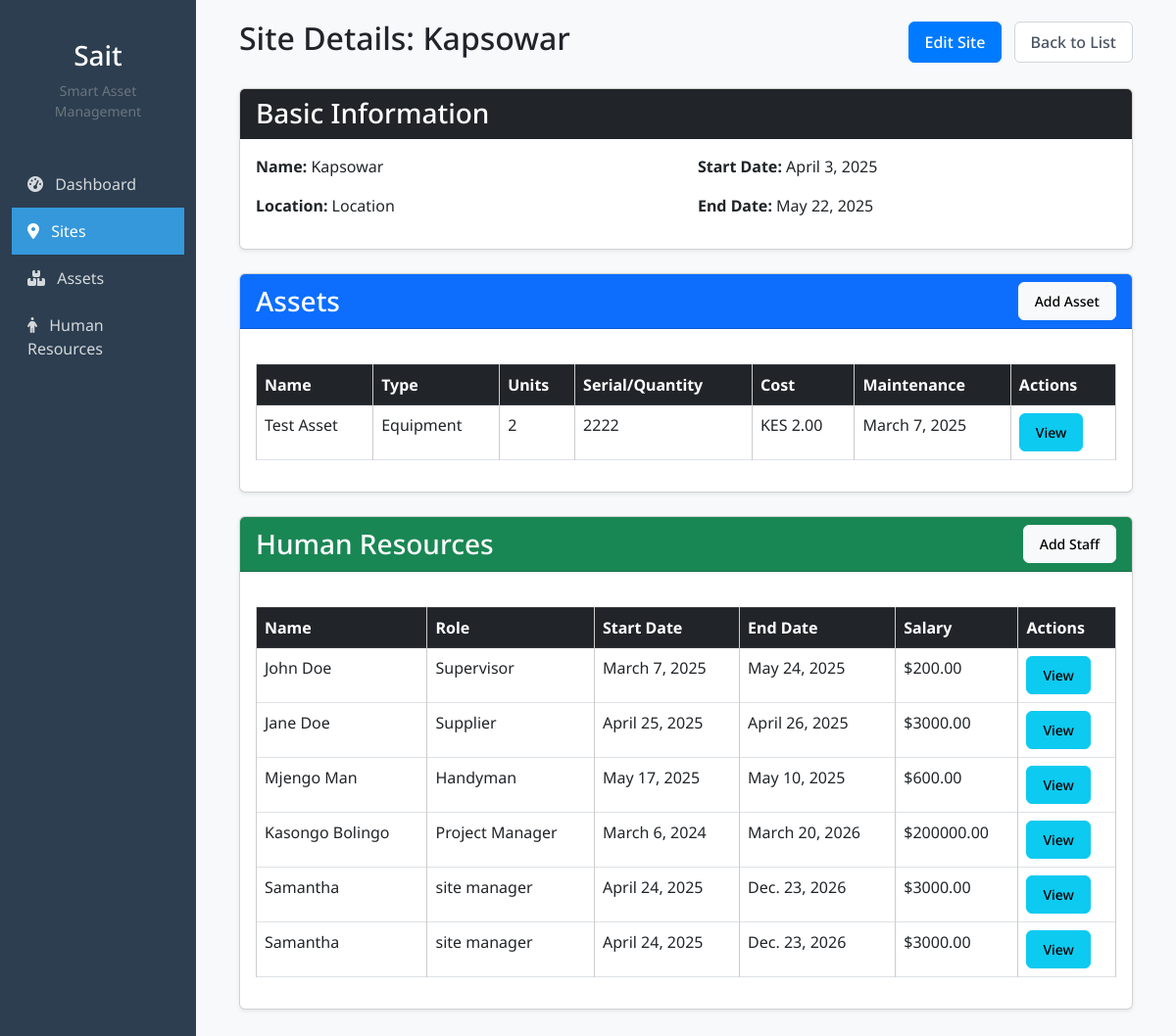
/sites/2/ (signed in), run on the app's committed database.
### foreman/models.py (models this page shows, shortened)
class Site(models.Model):
    name = models.CharField(max_length=100)
    location = models.CharField(max_length=100)
    start_date = models.DateField()
    end_date = models.DateField()
    owner = models.ForeignKey(User, on_delete=models.CASCADE, related_name='sites',null=True, blank=True)

class Asset(models.Model):
    asset_types = [
        ('equipment', 'Equipment'),
        ('material', 'Material'),
    ]
    site = models.ForeignKey(Site, on_delete=models.CASCADE, related_name='assets')
    name = models.CharField(max_length=100)
    type = models.CharField(max_length=100, choices=asset_types, default='equipment')
    units = models.CharField(max_length=100)
    serial_number = models.CharField(max_length=50, blank=True, null=True)  # for equipment
    quantity_in_stock = models.IntegerField(default=0)  # for material
    cost_per_unit = models.DecimalField(max_digits=10, decimal_places=2)
    maintenance_date = models.DateField(blank=True, null=True)
    assignment_date = models.DateField()
    discription = models.TextField(blank=True)
    owner = models.ForeignKey(User, on_delete=models.CASCADE, related_name='assets',null=True, blank=True)

class Human_resource(models.Model):
    site = models.ForeignKey(Site, on_delete=models.CASCADE, related_name='human_resources')
    name = models.CharField(max_length=100)
    role = models.CharField(max_length=100)
    start_date = models.DateField()
    end_date = models.DateField()
    salary = models.DecimalField(max_digits=10, decimal_places=2)
    phone_number = models.CharField(max_length=15, blank=True, null=True)
    owner = models.ForeignKey(User, on_delete=models.CASCADE, related_name='human_resources',null=True, blank=True)

### foreman/views.py (the view)
# urls.py: path('sites/<int:pk>/', views.site_detail, name='site_detail'),
@login_required
def site_detail(request, pk):
    site = get_object_or_404(Site, pk=pk)
    assets = Asset.objects.filter(site=site)
    human_resources = Human_resource.objects.filter(site=site)
    context = {
        'site': site,
        'assets': assets,
        'human_resources': human_resources
    }
    return render(request, 'site_detail.html', context)

### foreman/templates/site_detail.html
{% extends '_base.html' %}
{% block content %}
<div class="mb-4 d-flex justify-content-between align-items-center">
    <h2>Site Details: {{ site.name }}</h2>
    <div>
        <a href="{% url 'site_update' site.id %}" class="btn btn-primary me-2">Edit Site</a>
        <a href="{% url 'site_list' %}" class="btn btn-secondary">Back to List</a>
    </div>
</div>
<div class="card mb-4">
    <div class="card-header bg-dark text-white">
        <h3 class="mb-0">Basic Information</h3>
    </div>
    <div class="card-body">
        <div class="row">
            <div class="col-md-6">
                <p><strong>Name:</strong> {{ site.name }}</p>
                <p><strong>Location:</strong> {{ site.location }}</p>
            </div>
            <div class="col-md-6">
                <p><strong>Start Date:</strong> {{ site.start_date }}</p>
                <p><strong>End Date:</strong> {{ site.end_date }}</p>
            </div>
        </div>
    </div>
</div>
<div class="card mb-4">
    <div class="card-header bg-primary text-white d-flex justify-content-between align-items-center">
        <h3 class="mb-0">Assets</h3>
        <a href="{% url "asset_create" %}" class="btn btn-sm btn-light">Add Asset</a>
    </div>
    <div class="card-body">
        {% if assets %}
        <div class="table-responsive">
            <table class="table table-bordered table-hover">
                <thead class="table-dark">
                    <tr>
                        <th>Name</th>
                        <th>Type</th>
                        <th>Units</th>
                        <th>Serial/Quantity</th>
                        <th>Cost</th>
                        <th>Maintenance</th>
                        <th>Actions</th>
                    </tr>
                </thead>
                <tbody>
                    {% for asset in assets %}
                    <tr>
                        <td>{{ asset.name }}</td>
                        <td>{{ asset.get_type_display }}</td>
                        <td>{{ asset.units }}</td>
                        <td>
                            {% if asset.type == 'equipment' %}
                                {{ asset.serial_number }}
                            {% else %}
                                {{ asset.quantity_in_stock }} units
                            {% endif %}
                        </td>
                        <td>KES {{ asset.cost_per_unit }}</td>
                        <td>{{ asset.maintenance_date }}</td>
                        <td>
                            <div class="btn-group btn-group-sm">
                                <a href="{%url 'asset_management'%}" class="btn btn-info">View</a>
                            </div>
                        </td>
                    </tr>
                    {% endfor %}
                </tbody>
            </table>
        </div>
        {% else %}
        <div class="alert alert-info">
            No assets available for this site.
        </div>
        {% endif %}
    </div>
</div>
<div class="card">
    <div class="card-header bg-success text-white d-flex justify-content-between align-items-center">
        <h3 class="mb-0">Human Resources</h3>
        <a href="{% url "add_human_resource" %}" class="btn btn-sm btn-light">Add Staff</a>
    </div>
    <div class="card-body">
        {% if human_resources %}
        <div class="table-responsive">
            <table class="table table-bordered table-hover">
                <thead class="table-dark">
                    <tr>
                        <th>Name</th>
                        <th>Role</th>
                        <th>Start Date</th>
                        <th>End Date</th>
                        <th>Salary</th>
                        <th>Actions</th>
                    </tr>
                </thead>
                <tbody>
                    {% for hr in human_resources %}
                    <tr>
                        <td>{{ hr.name }}</td>
                        <td>{{ hr.role }}</td>
                        <td>{{ hr.start_date }}</td>
                        <td>{{ hr.end_date }}</td>
                        <td>${{ hr.salary }}</td>
                        <td>
                            <div class="btn-group btn-group-sm">
                                <a href="{% url "human_resource_list" %}" class="btn btn-info">View</a>
                            </div>
                        </td>
                    </tr>
                    {% endfor %}
                </tbody>
            </table>
        </div>
        {% else %}
        <div class="alert alert-info">
            No human resources available for this site.
        </div>
        {% endif %}
    </div>
</div>
{% endblock %}

### foreman/static/style.css (style rules this page uses)
:root { --primary-color: #2c3e50; --secondary-color: #3498db; --accent-color: #e74c3c; }
body { font-family: "Noto Sans", sans-serif; background-color: #f8f9fa; }
.card { box-shadow: 0 0.125rem 0.25rem rgba(0, 0, 0, 0.075); margin-bottom: 1.5rem; }
.card-header { background-color: rgba(44, 62, 80, 0.1); font-weight: 600; }
.btn-primary { background-color: var(--secondary-color); border-color: var(--secondary-color); }
.btn { display: inline-flex; align-items: center; justify-content: center; padding: 0.5rem 1rem; font-weight: 500; border-radius: 0.375rem; transition: all 0.2s ease-in-out; cursor: pointer; }
.btn-primary { background-color: #3b82f6; color: #ffffff; border: 1px solid transparent; }
.btn-secondary { background-color: #ffffff; color: #4b5563; border: 1px solid #d1d5db; }
table { width: 100%; border-collapse: collapse; margin-top: 20px; }
th, td { border: 1px solid #ccc; padding: 8px; text-align: left; }
th { background-color: #f4f4f4; }
.btn-primary { background-color: #007bff; border-color: #007bff; }

### data on the page
Site: name "Kapsowar", location "Location", start_date "April 3, 2025", end_date "May 22, 2025"
Asset: name "Test Asset", type "Equipment", units "2", serial_number "2222", cost_per_unit "2.00", maintenance_date "March 7, 2025"
Human_resource: name "John Doe", role "Supervisor", start_date "March 7, 2025", end_date "May 24, 2025", salary "200.00"
Human_resource: name "Jane Doe", role "Supplier", start_date "April 25, 2025", end_date "April 26, 2025", salary "3000.00"
Human_resource: name "Mjengo Man", role "Handyman", start_date "May 17, 2025", end_date "May 10, 2025", salary "600.00"
Human_resource: name "Kasongo Bolingo", role "Project Manager", start_date "March 6, 2024", end_date "March 20, 2026", salary "200000.00"
Human_resource: name "Samantha", role "site manager", start_date "April 24, 2025", end_date "Dec. 23, 2026", salary "3000.00"
Human_resource: name "Samantha", role "site manager", start_date "April 24, 2025", end_date "Dec. 23, 2026", salary "3000.00"
